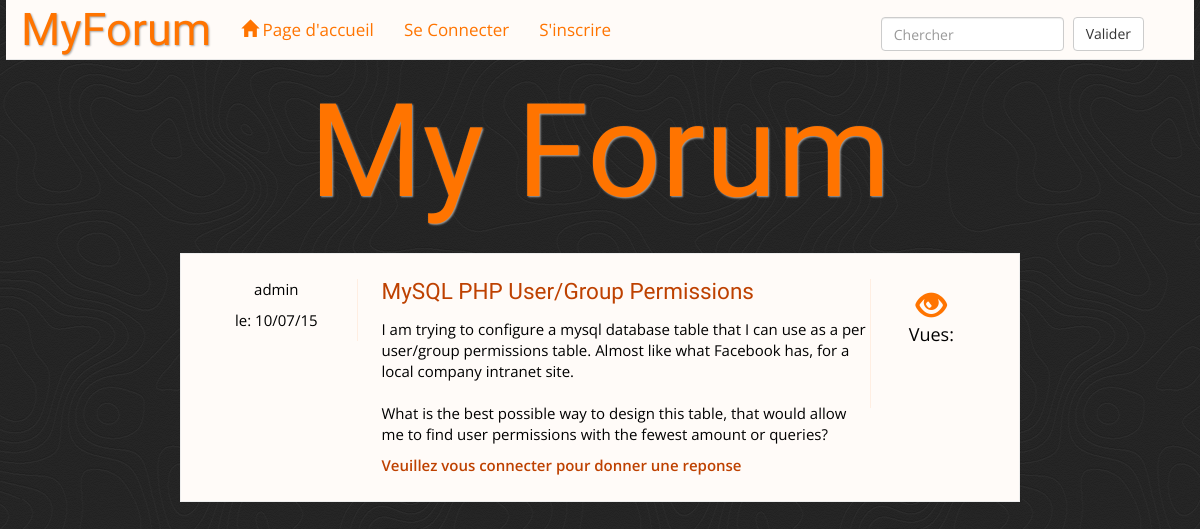
The app's page /users/article.php?id=11 with its own data.
### tables this page shows
CREATE TABLE IF NOT EXISTS `news` (
  `id` int(11) NOT NULL AUTO_INCREMENT,
  `titre` varchar(200) NOT NULL,
  `contenu` text NOT NULL,
  `auteur` varchar(20) NOT NULL,
  `dateajout` datetime NOT NULL,
  `datemodif` datetime NOT NULL,
  PRIMARY KEY (`id`)
);

CREATE TABLE IF NOT EXISTS `users` (
  `id` int(11) NOT NULL AUTO_INCREMENT,
  `login` varchar(100) NOT NULL,
  `password` varchar(250) NOT NULL,
  `date_inscr` datetime NOT NULL,
  `type` varchar(50) NOT NULL,
  `avatar` text NOT NULL,
  `useron` tinyint(4) NOT NULL,
  PRIMARY KEY (`id`)
);

### controller/ArticleController.php (called while the page is built, shortened)
<?php
class ArticleController {
    private $manager;
    public function __construct(){
        require_once('f:/wamp/www/blog/modules/ArticleManager.php');
        $this->manager = new ArticleManager($db);
    }
    public function recupUn($id){
        $article = $this->manager->getOne($id);
        return $article;
    }
}

### modules/ArticleManager.php (called while the page is built, shortened)
<?php
require 'f:/wamp/www/blog/modules/Article.php';
class ArticleManager {
    private $db;
    public function __construct($db)
    {
        $this->db = $db;
    }
    public function getOne($id){
        $req = $this->db->query("SELECT * FROM news WHERE id='$id'");
        $req->setFetchMode(PDO::FETCH_ASSOC);
        $data = $req->fetch();
        return new Article($data);
    }
}

### modules/Article.php (called while the page is built, shortened)
<?php
class Article {
    protected $id,
              $titre,
              $contenu,
              $auteur,
              $dateajout,
              $datemodif,
              $vues;
    public function hydrate(array $donnees)
    {
            foreach ($donnees as $key => $value)
            {
                    $method = 'set'.ucfirst($key);
            }
    }
    public function getTitre(){ return $this->titre; }
    public function getContenu(){ return $this->contenu; }
    public function getAuteur(){ return $this->auteur; }
    public function getDateajout(){ return $this->dateajout; }
    public function setTitre($titre){ $this->titre = $titre; }
    public function setContenu($contenu){ $this->contenu = $contenu; }
    public function setAuteur($auteur){ $this->auteur = $auteur; }
    public function setDateajout($dateajout){ $this->dateajout = $dateajout; }
}

### controller/LoginController.php (called while the page is built, shortened)
<?php
class LoginController {
    private $manager;
    public function __construct(){
        require_once('f:/wamp/www/blog/modules/LoginManager.php');
        $this->manager = new LoginManager($db);
    }
    public function showAuteur($id) {
        $nom = $this->manager->getAuthor($id);
        return $nom;
    }
}

### modules/LoginManager.php (called while the page is built, shortened)
<?php
class LoginManager {
     private $db;
    public function __construct($db){
        $this->db = $db;
    }
    public function getAuthor($id){
        $req = $this->db->query("SELECT login FROM users WHERE id='$id'");
        $data = $req->fetchColumn();
        return $data;
    }
}

### users/article.php (the view, shortened to what this page needs)
<?php
    $ctrl = new LoginController();
    $artctrl = new ArticleController();
    $article = $artctrl->recupUn($_GET['id']);
?>
<!DOCTYPE html PUBLIC "-//W3C//DTD HTML 4.01 Frameset//EN" "http://www.w3.org/TR/html4/frameset.dtd">
<html>
    <head>
       <?php include_once '../commun/head.php'; ?>
    </head>
    <body>
        <div class="wrapper">
            <?php include ("../commun/menu.php");?>
            <?php include_once '../commun/header.php'; ?>
            <div class="main">
                <div class="article">
                        <?php include_once '../commun/showarticle.php'; ?>
                    <?php include '../commun/vuesinfo.php'; ?>
                </div>
                </div>
            </div>
    </body>
</html>

### commun/userinfo.php (shortened to what this page needs)
<aside id="userinfos">
    <?php
    $auteur = $ctrl->showAuteur($article->getAuteur());
    ?>
    <p> <?php echo $auteur; ?> </p>
    <p><?php
        if(isset($_GET['id'])){
            echo 'le: '.date('d/m/y',  strtotime($article->getDateajout()));
        }
    ?> </p>
</aside>

### commun/showarticle.php
<?php
include '../commun/userinfo.php';
 echo '<div class="artinfos">'
        . '<h3 class="topic">'.$article->getTitre().'</h3>',
            '<p>'.nl2br($article->getContenu()).'</p>'
         . '<p><span class="st_facebook"></span>
            <span class="st_googleplus"></span>
            <span class="st_twitter"></span>
            <span class="st_email"></span>
            <span class="st_sharethis"></span></p>';
          if(isset($_SESSION['id'])){
           echo '<p class="rep"><a id="reponseform" href="">Reponse</a></p>';
           if(isset($_SESSION['id']) && $_SESSION['type']=="administrateur"){
              echo '<a href="../router.php?ctrl=Article&func=deleteArticle&id='.$article->getId().'">Supprimer</a>';
          }
        }
          else{
              echo '<p class="rep">Veuillez vous connecter pour donner une reponse</p>';
          }
    echo "</div>";

### css/style.css (style rules this page uses)
html { position: relative; min-height: 100%; }
body { margin: 0 0 100px; }
body { line-height: 1.4em; font-family: 'Open Sans'; margin: 0; background: url(../img/bg.png) repeat; color: #FF7400; font-size: 15px; background-attachment: fixed; }
.wrapper { width: 100%; }
.article { border: 1px solid #eee; color: #000; background-color: #FFFBF8; margin: 0 auto 10px; padding: 15px; }
.rep { color: #BE4100; font-weight: 600; display: inline-block; }
.main { width: 70%; margin: 0 auto; }
.topic { font-family: 'Amaranth', sans-serif; font-size: 1.5em; margin: 10px 0 15px; color: #BE4100; font-weight: 500; }
#userinfos { display: inline-block; width: 20%; text-align: center; border-right: 1px groove #FFEEE2; margin-right: 20px; margin-top: 10px; }
.artinfos { display: inline-block; width: 60%; vertical-align: top; }

### records on screen
news: auteur.login "admin", dateajout "10/07/15", titre "MySQL PHP User/Group Permissions", contenu "I am trying to configure a mysql database table that I can use as a per user/group permissions table. Almost like what Facebook has, for a local company intranet site. What is the best possible way to design this table, that would allow me to find user permissions with the fewest amount or queries?"
